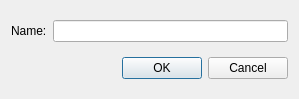
<?xml version="1.0" encoding="UTF-8"?>
<ui version="4.0">
 <class>Dialog</class>
 <widget class="QDialog" name="Dialog">
  <property name="geometry">
   <rect>
    <x>0</x>
    <y>0</y>
    <width>299</width>
    <height>99</height>
   </rect>
  </property>
  <property name="windowTitle">
   <string>Dialog</string>
  </property>
  <layout class="QVBoxLayout" name="verticalLayout">
   <item>
    <layout class="QHBoxLayout" name="horizontalLayout">
     <item>
      <widget class="QLabel" name="label">
       <property name="text">
        <string>Name:</string>
       </property>
      </widget>
     </item>
     <item>
      <widget class="QLineEdit" name="lineEdit"/>
     </item>
    </layout>
   </item>
   <item>
    <layout class="QHBoxLayout" name="horizontalLayout_2">
     <item>
      <spacer name="horizontalSpacer">
       <property name="orientation">
        <enum>Qt::Horizontal</enum>
       </property>
       <property name="sizeHint" stdset="0">
        <size>
         <width>40</width>
         <height>20</height>
        </size>
       </property>
      </spacer>
     </item>
     <item>
      <widget class="QPushButton" name="pushButton">
       <property name="text">
        <string>OK</string>
       </property>
      </widget>
     </item>
     <item>
      <widget class="QPushButton" name="pushButton_2">
       <property name="text">
        <string>Cancel</string>
       </property>
      </widget>
     </item>
    </layout>
   </item>
  </layout>
 </widget>
 <tabstops>
  <tabstop>lineEdit</tabstop>
  <tabstop>pushButton</tabstop>
  <tabstop>pushButton_2</tabstop>
 </tabstops>
 <resources/>
 <connections>
  <connection>
   <sender>pushButton</sender>
   <signal>clicked()</signal>
   <receiver>Dialog</receiver>
   <slot>accept()</slot>
   <hints>
    <hint type="sourcelabel">
     <x>168</x>
     <y>76</y>
    </hint>
    <hint type="destinationlabel">
     <x>43</x>
     <y>64</y>
    </hint>
   </hints>
  </connection>
  <connection>
   <sender>pushButton_2</sender>
   <signal>clicked()</signal>
   <receiver>Dialog</receiver>
   <slot>accept()</slot>
   <hints>
    <hint type="sourcelabel">
     <x>242</x>
     <y>71</y>
    </hint>
    <hint type="destinationlabel">
     <x>73</x>
     <y>55</y>
    </hint>
   </hints>
  </connection>
 </connections>
</ui>
